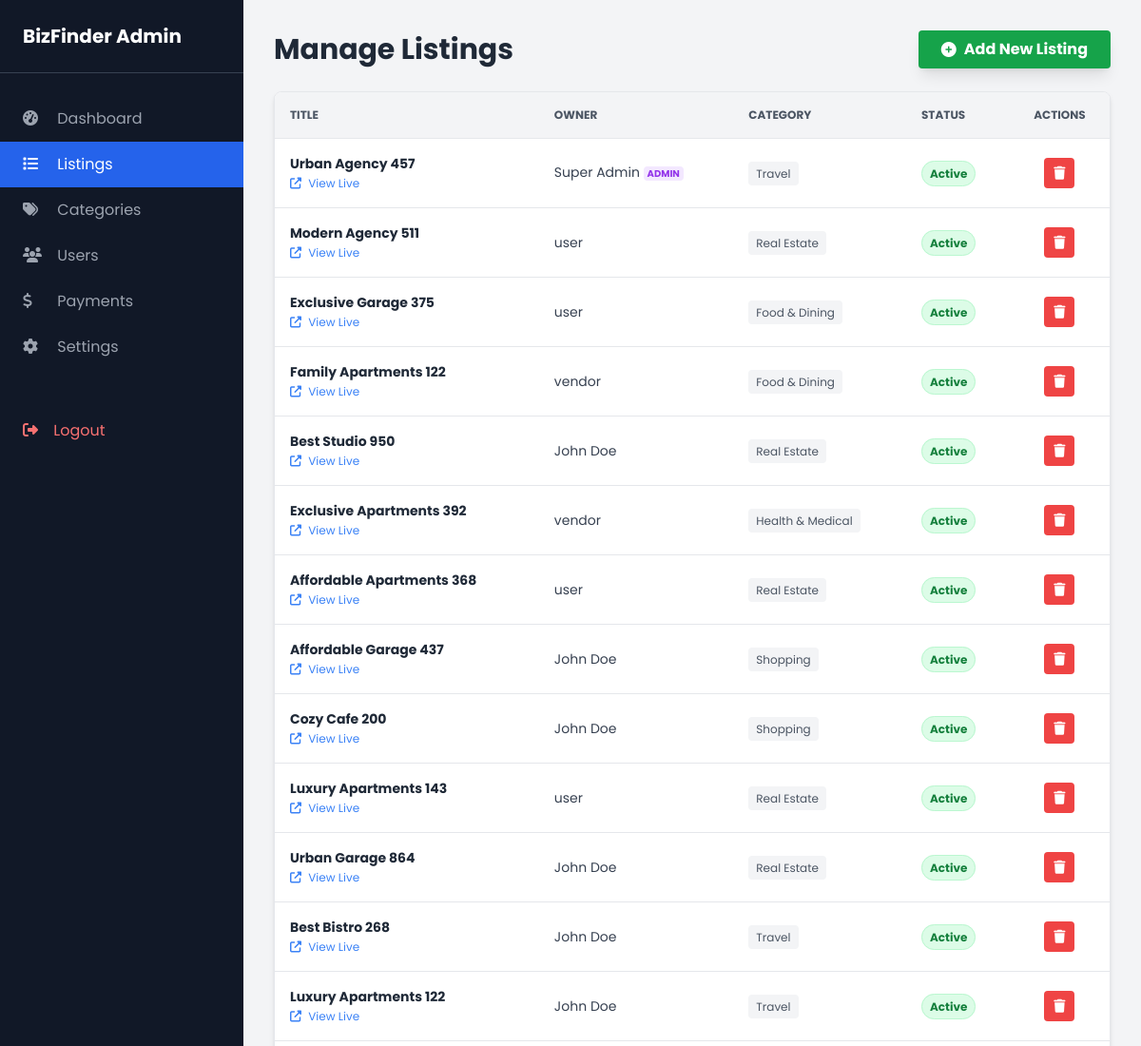
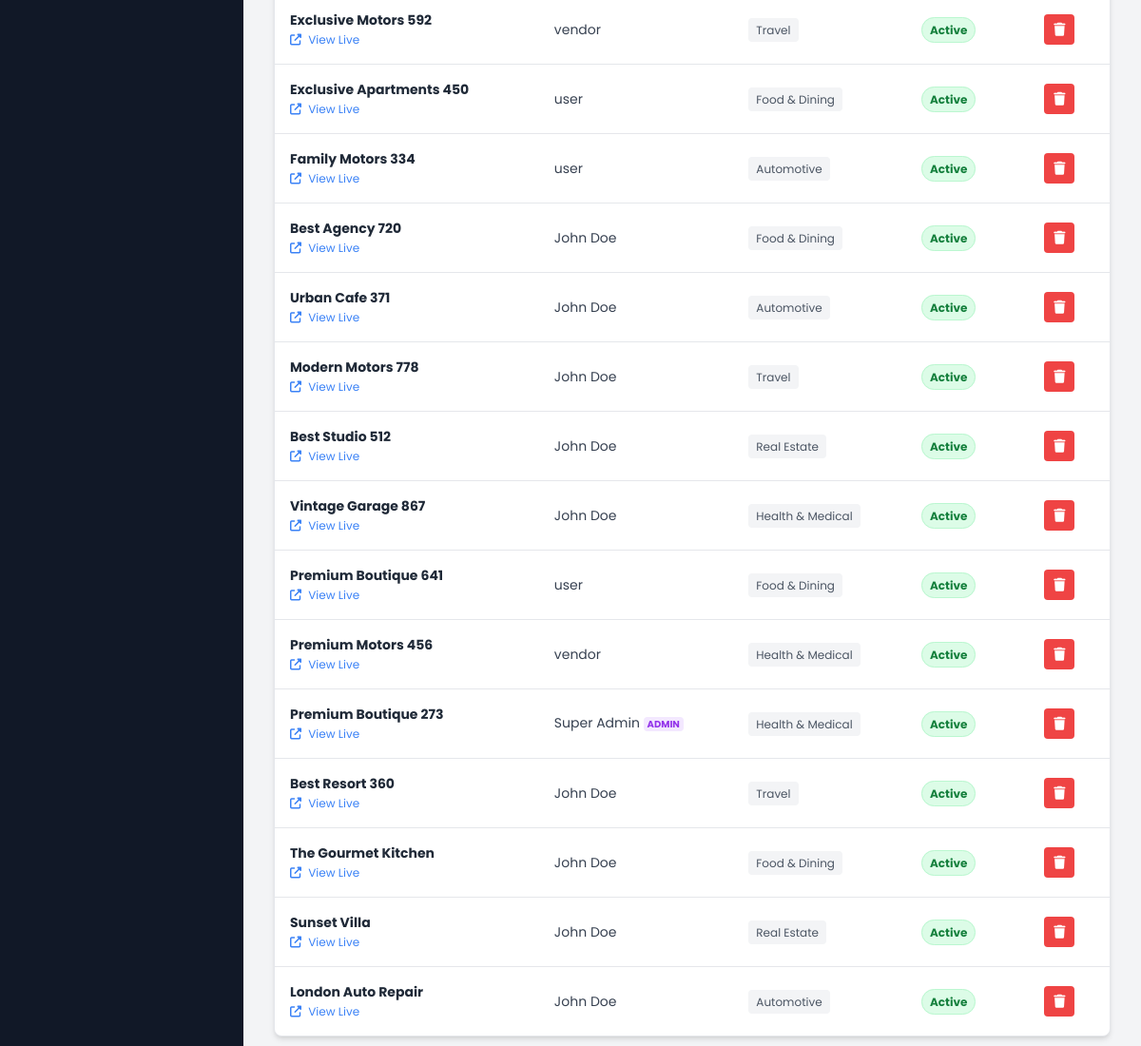
The app's page /admin/listings.php (signed in) with its own data (2 pictures, top to bottom).
### tables this page shows
CREATE TABLE IF NOT EXISTS `listings` (
  `id` int NOT NULL AUTO_INCREMENT,
  `user_id` int DEFAULT NULL,
  `category_id` int DEFAULT NULL,
  `location_id` int DEFAULT NULL,
  `title` varchar(255) NOT NULL,
  `image` varchar(255) DEFAULT NULL,
  `slug` varchar(191) NOT NULL,
  `description` text,
  `address` varchar(255) DEFAULT NULL,
  `phone` varchar(20) DEFAULT NULL,
  `email` varchar(100) DEFAULT NULL,
  `website` varchar(255) DEFAULT NULL,
  `is_featured` tinyint(1) DEFAULT '0',
  `status` enum('pending','active','rejected') DEFAULT 'pending',
  `views` int DEFAULT '0',
  `created_at` timestamp NULL DEFAULT CURRENT_TIMESTAMP,
  PRIMARY KEY (`id`),
  UNIQUE KEY `slug` (`slug`),
  KEY `user_id` (`user_id`),
  KEY `category_id` (`category_id`),
  KEY `location_id` (`location_id`)
);

CREATE TABLE IF NOT EXISTS `users` (
  `id` int NOT NULL AUTO_INCREMENT,
  `name` varchar(100) NOT NULL,
  `email` varchar(100) NOT NULL,
  `password` varchar(255) NOT NULL,
  `role` enum('admin','vendor','user') DEFAULT 'user',
  `created_at` timestamp NULL DEFAULT CURRENT_TIMESTAMP,
  PRIMARY KEY (`id`),
  UNIQUE KEY `email` (`email`)
);

CREATE TABLE IF NOT EXISTS `categories` (
  `id` int NOT NULL AUTO_INCREMENT,
  `name` varchar(100) NOT NULL,
  `slug` varchar(100) NOT NULL,
  `icon` varchar(50) DEFAULT 'fa-folder',
  `created_at` timestamp NULL DEFAULT CURRENT_TIMESTAMP,
  PRIMARY KEY (`id`),
  UNIQUE KEY `slug` (`slug`)
);

### admin/listings.php (the view, shortened to what this page needs)
<?php
$database = new Database();
$conn = $database->getConnection();
$query = "SELECT l.*, c.name as category_name, u.name as owner_name
          FROM listings l
          LEFT JOIN categories c ON l.category_id = c.id
          LEFT JOIN users u ON l.user_id = u.id
          ORDER BY l.created_at DESC";
$stmt = $conn->prepare($query);
$stmt->execute();
$listings = $stmt->fetchAll(PDO::FETCH_ASSOC);
?>
<!DOCTYPE html>
<html lang="en">
<head>
    <script src="https://cdn.tailwindcss.com"></script>
    <link rel="stylesheet" href="https://cdnjs.cloudflare.com/ajax/libs/font-awesome/6.4.0/css/all.min.css">
</head>
<body class="bg-gray-100 font-[Poppins] flex">
    <aside class="w-64 bg-gray-900 text-white min-h-screen hidden md:block">
        <div class="p-6 text-xl font-bold border-b border-gray-700">BizFinder Admin</div>
        <nav class="mt-6">
            <a href="index.php" class="block py-3 px-6 text-gray-400 hover:text-white"><i class="fas fa-tachometer-alt mr-3 w-5"></i> Dashboard</a>
            <a href="listings.php" class="block py-3 px-6 bg-blue-600 text-white"><i class="fas fa-list mr-3 w-5"></i> Listings</a>
            <a href="categories.php" class="block py-3 px-6 text-gray-400 hover:text-white"><i class="fas fa-tags mr-3 w-5"></i> Categories</a>
            <a href="users.php" class="block py-3 px-6 text-gray-400 hover:text-white"><i class="fas fa-users mr-3 w-5"></i> Users</a>
            <a href="payments.php" class="block py-3 px-6 text-gray-400 hover:text-white"><i class="fas fa-dollar-sign mr-3 w-5"></i> Payments</a>
            <a href="settings.php" class="block py-3 px-6 text-gray-400 hover:text-white"><i class="fas fa-cog mr-3 w-5"></i> Settings</a>
            <a href="../logout.php" class="block py-3 px-6 text-red-400 mt-10"><i class="fas fa-sign-out-alt mr-3"></i> Logout</a>
        </nav>
    </aside>
    <div class="flex-1 p-8">
        <div class="flex justify-between items-center mb-6">
            <h1 class="text-3xl font-bold text-gray-800">Manage Listings</h1>
            <a href="../dashboard/add-listing.php" class="bg-green-600 text-white font-bold py-2 px-6 rounded hover:bg-green-700 transition shadow-lg flex items-center">
                <i class="fas fa-plus-circle mr-2"></i> Add New Listing
            </a>
        </div>
        <div class="bg-white shadow-md rounded-lg overflow-hidden border border-gray-200">
            <table class="w-full text-left border-collapse">
                <thead class="bg-gray-100 text-gray-600 uppercase text-xs font-semibold">
                    <tr>
                        <th class="p-4 border-b">Title</th>
                        <th class="p-4 border-b">Owner</th>
                        <th class="p-4 border-b">Category</th>
                        <th class="p-4 border-b">Status</th>
                        <th class="p-4 border-b text-center">Actions</th>
                    </tr>
                </thead>
                <tbody class="text-gray-700 text-sm">
                    <?php if(count($listings) > 0): ?>
                        <?php foreach ($listings as $listing): ?>
                        <tr class="hover:bg-gray-50 border-b last:border-0 transition">
                            <td class="p-4 font-bold text-gray-800">
                                <?php echo htmlspecialchars($listing['title']); ?>
                                <br>
                                <a href="../listing-detail.php?slug=<?php echo $listing['slug']; ?>" target="_blank" class="text-xs text-blue-500 hover:underline font-normal">
                                    <i class="fas fa-external-link-alt mr-1"></i> View Live
                                </a>
                            </td>
                            <td class="p-4">
                                <?php echo htmlspecialchars($listing['owner_name']); ?>
                                <?php if($listing['owner_name'] == 'Super Admin'): ?>
                                    <span class="bg-purple-100 text-purple-600 text-[10px] px-1 rounded font-bold">ADMIN</span>
                                <?php endif; ?>
                            </td>
                            <td class="p-4">
                                <span class="bg-gray-100 text-gray-600 py-1 px-2 rounded text-xs">
                                    <?php echo htmlspecialchars($listing['category_name']); ?>
                                </span>
                            </td>
                            <td class="p-4">
                                <?php if($listing['status'] == 'active'): ?>
                                    <span class="bg-green-100 text-green-700 px-2 py-1 rounded-full text-xs font-bold border border-green-200">Active</span>
                                <?php elseif($listing['status'] == 'pending'): ?>
                                    <span class="bg-yellow-100 text-yellow-700 px-2 py-1 rounded-full text-xs font-bold border border-yellow-200">Pending</span>
                                <?php else: ?>
                                    <span class="bg-red-100 text-red-700 px-2 py-1 rounded-full text-xs font-bold border border-red-200">Rejected</span>
                                <?php endif; ?>
                            </td>
                            <td class="p-4 text-center space-x-1">
                                <a href="listing-action.php?action=delete&id=<?php echo $listing['id']; ?>" onclick="return confirm('Delete this listing?');" class="inline-flex items-center justify-center w-8 h-8 bg-red-500 text-white rounded hover:bg-red-600 transition" title="Delete"><i class="fas fa-trash"></i></a>
                            </td>
                        </tr>
                        <?php endforeach; ?>
                    <?php else: ?>
                        <tr><td colspan="5" class="p-8 text-center text-gray-500">No listings found.</td></tr>
                    <?php endif; ?>
                </tbody>
            </table>
        </div>
    </div>
</body>
</html>

### records on screen
listings: title "Urban Agency 457", user.name "Super Admin", shows "ADMIN", category.name "Travel", status "Active"
listings: title "Modern Agency 511", user.name "user", category.name "Real Estate", status "Active"
listings: title "Exclusive Garage 375", user.name "user", category.name "Food & Dining", status "Active"
listings: title "Family Apartments 122", user.name "vendor", category.name "Food & Dining", status "Active"
listings: title "Best Studio 950", user.name "John Doe", category.name "Real Estate", status "Active"
listings: title "Exclusive Apartments 392", user.name "vendor", category.name "Health & Medical", status "Active"
listings: title "Affordable Apartments 368", user.name "user", category.name "Real Estate", status "Active"
listings: title "Affordable Garage 437", user.name "John Doe", category.name "Shopping", status "Active"
listings: title "Cozy Cafe 200", user.name "John Doe", category.name "Shopping", status "Active"
listings: title "Luxury Apartments 143", user.name "user", category.name "Real Estate", status "Active"
listings: title "Urban Garage 864", user.name "John Doe", category.name "Real Estate", status "Active"
listings: title "Best Bistro 268", user.name "John Doe", category.name "Travel", status "Active"
listings: title "Luxury Apartments 122", user.name "John Doe", category.name "Travel", status "Active"
listings: title "Exclusive Motors 592", user.name "vendor", category.name "Travel", status "Active"
listings: title "Exclusive Apartments 450", user.name "user", category.name "Food & Dining", status "Active"
listings: title "Family Motors 334", user.name "user", category.name "Automotive", status "Active"
listings: title "Best Agency 720", user.name "John Doe", category.name "Food & Dining", status "Active"
listings: title "Urban Cafe 371", user.name "John Doe", category.name "Automotive", status "Active"
listings: title "Modern Motors 778", user.name "John Doe", category.name "Travel", status "Active"
listings: title "Best Studio 512", user.name "John Doe", category.name "Real Estate", status "Active"
listings: title "Vintage Garage 867", user.name "John Doe", category.name "Health & Medical", status "Active"
listings: title "Premium Boutique 641", user.name "user", category.name "Food & Dining", status "Active"
listings: title "Premium Motors 456", user.name "vendor", category.name "Health & Medical", status "Active"
listings: title "Premium Boutique 273", user.name "Super Admin", shows "ADMIN", category.name "Health & Medical", status "Active"
listings: title "Best Resort 360", user.name "John Doe", category.name "Travel", status "Active"
listings: title "The Gourmet Kitchen", user.name "John Doe", category.name "Food & Dining", status "Active"
listings: title "Sunset Villa", user.name "John Doe", category.name "Real Estate", status "Active"
listings: title "London Auto Repair", user.name "John Doe", category.name "Automotive", status "Active"
